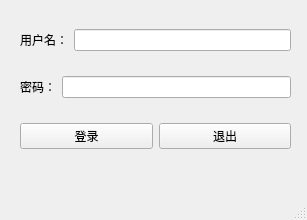
<?xml version="1.0" encoding="UTF-8"?>
<ui version="4.0">
 <class>MainWindow</class>
 <widget class="QMainWindow" name="MainWindow">
  <property name="geometry">
   <rect>
    <x>0</x>
    <y>0</y>
    <width>307</width>
    <height>220</height>
   </rect>
  </property>
  <property name="windowTitle">
   <string>MainWindow</string>
  </property>
  <widget class="QWidget" name="centralwidget">
   <widget class="QWidget" name="">
    <property name="geometry">
     <rect>
      <x>20</x>
      <y>10</y>
      <width>271</width>
      <height>161</height>
     </rect>
    </property>
    <layout class="QVBoxLayout" name="verticalLayout">
     <item>
      <layout class="QHBoxLayout" name="horizontalLayout">
       <item>
        <widget class="QLabel" name="label">
         <property name="text">
          <string>用户名：</string>
         </property>
        </widget>
       </item>
       <item>
        <widget class="QLineEdit" name="usernamelineEdit"/>
       </item>
      </layout>
     </item>
     <item>
      <layout class="QHBoxLayout" name="horizontalLayout_2">
       <item>
        <widget class="QLabel" name="label_2">
         <property name="text">
          <string>密码：</string>
         </property>
        </widget>
       </item>
       <item>
        <widget class="QLineEdit" name="passwordlineEdit">
         <property name="enabled">
          <bool>true</bool>
         </property>
         <property name="echoMode">
          <enum>QLineEdit::Password</enum>
         </property>
        </widget>
       </item>
      </layout>
     </item>
     <item>
      <layout class="QHBoxLayout" name="horizontalLayout_3">
       <item>
        <widget class="QPushButton" name="pushButton">
         <property name="text">
          <string>登录</string>
         </property>
        </widget>
       </item>
       <item>
        <widget class="QPushButton" name="pushButton_2">
         <property name="text">
          <string>退出</string>
         </property>
        </widget>
       </item>
      </layout>
     </item>
    </layout>
   </widget>
  </widget>
  <widget class="QMenuBar" name="menubar">
   <property name="geometry">
    <rect>
     <x>0</x>
     <y>0</y>
     <width>307</width>
     <height>20</height>
    </rect>
   </property>
  </widget>
  <widget class="QStatusBar" name="statusbar"/>
 </widget>
 <resources/>
 <connections/>
</ui>
